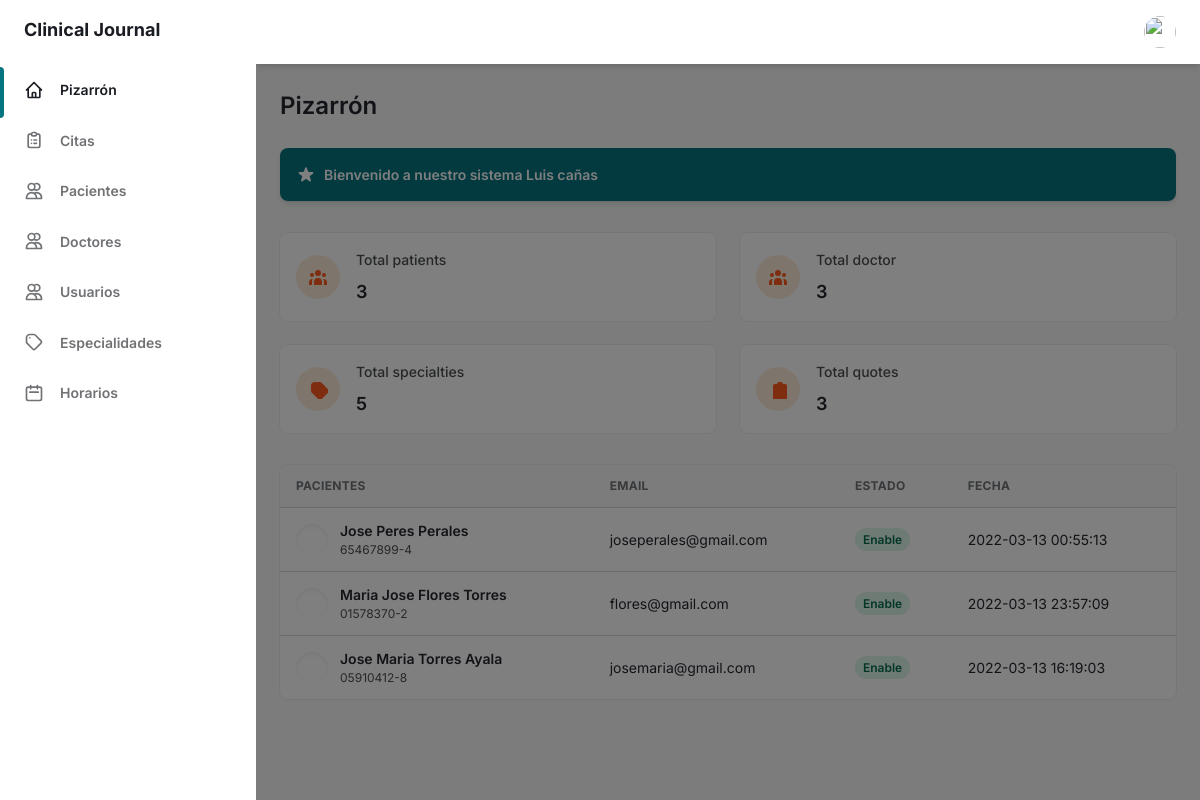
Page /vista/admin/pages-admin.php (signed in) on the committed database.
### tables this page shows
CREATE TABLE `customers` (
  `codpaci` int(11) NOT NULL,
  `dnipa` char(10) NOT NULL,
  `nombrep` varchar(50) NOT NULL,
  `apellidop` varchar(50) NOT NULL,
  `seguro` char(2) NOT NULL,
  `tele` char(9) NOT NULL,
  `sexo` varchar(15) NOT NULL,
  `email` varchar(35) NOT NULL,
  `usuario` varchar(15) NOT NULL,
  `clave` varchar(255) NOT NULL,
  `cargo` char(1) NOT NULL,
  `estado` char(1) NOT NULL,
  `fecha_create` timestamp NOT NULL DEFAULT current_timestamp() ON UPDATE current_timestamp()
);

### vista/admin/pages-admin.php (the view, shortened to what this page needs)
<?php require '../template/header.php'; ?>
<main class="h-full overflow-y-auto">
  <div class="container px-6 mx-auto grid">
    <h2 class="my-6 text-2xl font-semibold text-gray-700 dark:text-gray-200">
      Pizarrón
    </h2>
    <a class="flex items-center justify-between p-4 mb-8 text-sm font-semibold text-teal-100 bg-teal-600 rounded-lg shadow-md focus:outline-none focus:shadow-outline-teal" style="cursor: pointer;">
      <div class="flex items-center">
        <span class="text-white" >Bienvenido a nuestro sistema <?php echo ucfirst($_SESSION['nombre']); ?></span>
      </div>
    </a>
    <div class="grid gap-6 mb-8 md:grid-cols-2 xl:grid-cols-4">
      <div class="flex items-center p-4 bg-white rounded-lg shadow-xs dark:bg-gray-800">
        <div class="p-3 mr-4 text-orange-500 bg-orange-100 rounded-full dark:text-orange-100 dark:bg-orange-500">
        </div>
        <div>
          <p class="mb-2 text-sm font-medium text-gray-600 dark:text-gray-400">
            Total patients
          </p>
          <?php
          $db_host = "localhost";
          $db_user = "root";
          $db_password = "";
          $db_name = "proyecto_clinica";
          try {
            $db = new PDO("mysql:host={$db_host};dbname={$db_name}", $db_user, $db_password);
            $db->setAttribute(PDO::ATTR_ERRMODE, PDO::ERRMODE_EXCEPTION);
          } catch (PDOEXCEPTION $e) {
            $e->getMessage();
          }
          $sql = "SELECT COUNT(*) total FROM customers";
          $result = $db->query($sql);
          $total = $result->fetchColumn();
          ?>
          <p class="text-lg font-semibold text-gray-700 dark:text-gray-200">
            <?php echo  $total; ?>
          </p>
        </div>
      </div>
      <div class="flex items-center p-4 bg-white rounded-lg shadow-xs dark:bg-gray-800">
        <div class="p-3 mr-4 text-orange-500 bg-orange-100 rounded-full dark:text-orange-100 dark:bg-orange-500">
        </div>
        <div>
          <p class="mb-2 text-sm font-medium text-gray-600 dark:text-gray-400">
            Total doctor
          </p>
          <?php
          $db_host = "localhost";
          $db_user = "root";
          $db_password = "";
          $db_name = "proyecto_clinica";
          try {
            $db = new PDO("mysql:host={$db_host};dbname={$db_name}", $db_user, $db_password);
            $db->setAttribute(PDO::ATTR_ERRMODE, PDO::ERRMODE_EXCEPTION);
          } catch (PDOEXCEPTION $e) {
            $e->getMessage();
          }
          $sql = "SELECT COUNT(*) total FROM doctor";
          $result = $db->query($sql);
          $total = $result->fetchColumn();
          ?>
          <p class="text-lg font-semibold text-gray-700 dark:text-gray-200">
            <?php echo  $total; ?>
          </p>
        </div>
      </div>
      <div class="flex items-center p-4 bg-white rounded-lg shadow-xs dark:bg-gray-800">
        <div class="p-3 mr-4 text-orange-500 bg-orange-100 rounded-full dark:text-orange-100 dark:bg-orange-500">
          <svg class="w-5 h-5" fill="currentColor" viewBox="0 0 20 20">
            <path stroke-linecap="round" stroke-linejoin="round" stroke-width="2" d="M7 7h.01M7 3h5c.512 0 1.024.195 1.414.586l7 7a2 2 0 010 2.828l-7 7a2 2 0 01-2.828 0l-7-7A1.994 1.994 0 013 12V7a4 4 0 014-4z" />
          </svg>
        </div>
        <div>
          <p class="mb-2 text-sm font-medium text-gray-600 dark:text-gray-400">
            Total specialties
          </p>
          <?php
          $db_host = "localhost";
          $db_user = "root";
          $db_password = "";
          $db_name = "proyecto_clinica";
          try {
            $db = new PDO("mysql:host={$db_host};dbname={$db_name}", $db_user, $db_password);
            $db->setAttribute(PDO::ATTR_ERRMODE, PDO::ERRMODE_EXCEPTION);
          } catch (PDOEXCEPTION $e) {
            $e->getMessage();
          }
          $sql = "SELECT COUNT(*) total FROM specialty";
          $result = $db->query($sql);
          $total = $result->fetchColumn();
          ?>
          <p class="text-lg font-semibold text-gray-700 dark:text-gray-200">
            <?php echo  $total; ?>
          </p>
        </div>
      </div>
      <div class="flex items-center p-4 bg-white rounded-lg shadow-xs dark:bg-gray-800">
        <div class="p-3 mr-4 text-orange-500 bg-orange-100 rounded-full dark:text-orange-100 dark:bg-orange-500">
          <svg class="w-5 h-5" fill="currentColor" viewBox="0 0 20 20">
            <path d="M9 5H7a2 2 0 00-2 2v12a2 2 0 002 2h10a2 2 0 002-2V7a2 2 0 00-2-2h-2M9 5a2 2 0 002 2h2a2 2 0 002-2M9 5a2 2 0 012-2h2a2 2 0 012 2m-3 7h3m-3 4h3m-6-4h.01M9 16h.01"></path>
          </svg>
        </div>
        <div>
          <p class="mb-2 text-sm font-medium text-gray-600 dark:text-gray-400">
            Total quotes
          </p>
          <?php
          $db_host = "localhost";
          $db_user = "root";
          $db_password = "";
          $db_name = "proyecto_clinica";
          try {
            $db = new PDO("mysql:host={$db_host};dbname={$db_name}", $db_user, $db_password);
            $db->setAttribute(PDO::ATTR_ERRMODE, PDO::ERRMODE_EXCEPTION);
          } catch (PDOEXCEPTION $e) {
            $e->getMessage();
          }
          $sql = "SELECT COUNT(*) total FROM appointment WHERE estado='1'";
          $result = $db->query($sql);
          $total = $result->fetchColumn();
          ?>
          <p class="text-lg font-semibold text-gray-700 dark:text-gray-200">
            <?php echo  $total; ?>
          </p>
        </div>
      </div>
    </div>
    <div class="w-full overflow-hidden rounded-lg shadow-xs">
      <div class="w-full overflow-x-auto">
        <?php
        function connect()
        {
          return new mysqli("localhost", "root", "", "proyecto_clinica");
        }
        $con = connect();
        $sql = "SELECT * FROM customers ORDER BY codpaci DESC LIMIT 5";
        $query  = $con->query($sql);
        $data =  array();
        if ($query) {
          while ($r = $query->fetch_object()) {
            $data[] = $r;
          }
        }
        ?>
        <?php if (count($data) > 0) : ?>
          <table class="w-full whitespace-no-wrap" id="myTable">
            <thead>
              <tr class="text-xs font-semibold tracking-wide text-left text-gray-500 uppercase border-b dark:border-gray-700 bg-gray-50 dark:text-gray-400 dark:bg-gray-800">
                <th class="px-4 py-3">Pacientes</th>
                <th class="px-4 py-3">Email</th>
                <th class="px-4 py-3">Estado</th>
                <th class="px-4 py-3">Fecha</th>
              </tr>
            </thead>
            <tbody class="bg-white divide-y dark:divide-gray-700 dark:bg-gray-800">
              <?php foreach ($data as $d) : ?>
                <tr class="text-gray-700 dark:text-gray-400">
                  <td class="px-4 py-3">
                    <div class="flex items-center text-sm">
                      <div class="relative hidden w-8 h-8 mr-3 rounded-full md:block">
                        <div class="absolute inset-0 rounded-full shadow-inner" aria-hidden="true"></div>
                      </div>
                      <div>
                        <p class="font-semibold"><?php echo $d->nombrep; ?> <?php echo $d->apellidop; ?></p>
                        <p class="text-xs text-gray-600 dark:text-gray-400">
                          <?php echo $d->dnipa; ?>
                        </p>
                      </div>
                    </div>
                  </td>
                  <td class="px-4 py-3 text-sm">
                    <?php echo $d->email; ?>
                  </td>
                  <td class="px-4 py-3 text-xs">
                    <?php
                    if ($d->estado == 1) { ?>
                      <form method="get" action="javascript:activo('<?php echo $d->codpaci; ?>')">
                        <span class="px-2 py-1 font-semibold leading-tight text-green-700 bg-green-100 rounded-full dark:bg-green-700 dark:text-green-100">Enable
                        </span>
                      </form>
                    <?php  } ?>
                  </td>
                  <td class="px-4 py-3 text-sm">
                    <?php echo $d->fecha_create; ?>
                  </td>
                </tr>
              <?php endforeach; ?>
            <?php else : ?>
              <span class="px-2 py-1 font-semibold leading-tight text-red-700 bg-red-100 rounded-full dark:text-red-100 dark:bg-red-700">
                No hay datos
              </span>
            <?php endif; ?>
            </tbody>
          </table>
      </div>
    </div>
  </div>
  <?php require '../template/footer.php';  ?>

### rows in the picture
customers: nombrep "Jose", apellidop "Peres Perales", dnipa "65467899-4", email "joseperales@gmail.com", fecha_create "2022-03-13 00:55:13"
customers: nombrep "Maria Jose", apellidop "Flores Torres", dnipa "01578370-2", email "flores@gmail.com", fecha_create "2022-03-13 23:57:09"
customers: nombrep "Jose Maria", apellidop "Torres Ayala", dnipa "05910412-8", email "josemaria@gmail.com", fecha_create "2022-03-13 16:19:03"

### other values in the picture
$_SESSION['nombre'] "Luis cañas"
$total "3"
$total "5"
